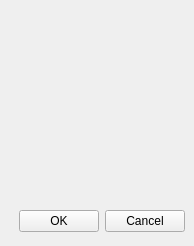
<ui version="4.0" >
 <author></author>
 <comment>*********************************************************************
**
** Copyright (C) 1992-$THISYEAR$ $TROLLTECH$. All rights reserved.
**
** This file is part of the $MODULE$ of the Qt Toolkit.
**
** $TROLLTECH_DUAL_LICENSE$
**
** This file is provided AS IS with NO WARRANTY OF ANY KIND, INCLUDING THE
** WARRANTY OF DESIGN, MERCHANTABILITY AND FITNESS FOR A PARTICULAR PURPOSE.
**
*********************************************************************</comment>
 <exportmacro></exportmacro>
 <class>QtBrushDialog</class>
 <widget class="QDialog" name="QtBrushDialog" >
  <property name="geometry" >
   <rect>
    <x>0</x>
    <y>0</y>
    <width>194</width>
    <height>246</height>
   </rect>
  </property>
  <property name="windowTitle" >
   <string>Edit Brush</string>
  </property>
  <layout class="QVBoxLayout" >
   <property name="margin" >
    <number>9</number>
   </property>
   <property name="spacing" >
    <number>6</number>
   </property>
   <item>
    <widget class="QtBrushEditor" name="brushEditor" />
   </item>
   <item>
    <layout class="QHBoxLayout" >
     <property name="margin" >
      <number>0</number>
     </property>
     <property name="spacing" >
      <number>6</number>
     </property>
     <item>
      <spacer>
       <property name="orientation" >
        <enum>Qt::Horizontal</enum>
       </property>
       <property name="sizeHint" >
        <size>
         <width>131</width>
         <height>31</height>
        </size>
       </property>
      </spacer>
     </item>
     <item>
      <widget class="QPushButton" name="okButton" >
       <property name="text" >
        <string>OK</string>
       </property>
       <property name="autoDefault" >
        <bool>false</bool>
       </property>
      </widget>
     </item>
     <item>
      <widget class="QPushButton" name="cancelButton" >
       <property name="text" >
        <string>Cancel</string>
       </property>
       <property name="autoDefault" >
        <bool>false</bool>
       </property>
      </widget>
     </item>
    </layout>
   </item>
  </layout>
 </widget>
 <pixmapfunction></pixmapfunction>
 <customwidgets>
  <customwidget>
   <class>QtBrushEditor</class>
   <extends>QFrame</extends>
   <header>qtbrusheditor.h</header>
   <container>0</container>
   <pixmap></pixmap>
  </customwidget>
 </customwidgets>
 <resources/>
 <connections>
  <connection>
   <sender>okButton</sender>
   <signal>clicked()</signal>
   <receiver>QtBrushDialog</receiver>
   <slot>accept()</slot>
   <hints>
    <hint type="sourcelabel" >
     <x>278</x>
     <y>253</y>
    </hint>
    <hint type="destinationlabel" >
     <x>96</x>
     <y>254</y>
    </hint>
   </hints>
  </connection>
  <connection>
   <sender>cancelButton</sender>
   <signal>clicked()</signal>
   <receiver>QtBrushDialog</receiver>
   <slot>reject()</slot>
   <hints>
    <hint type="sourcelabel" >
     <x>369</x>
     <y>253</y>
    </hint>
    <hint type="destinationlabel" >
     <x>179</x>
     <y>282</y>
    </hint>
   </hints>
  </connection>
 </connections>
</ui>
